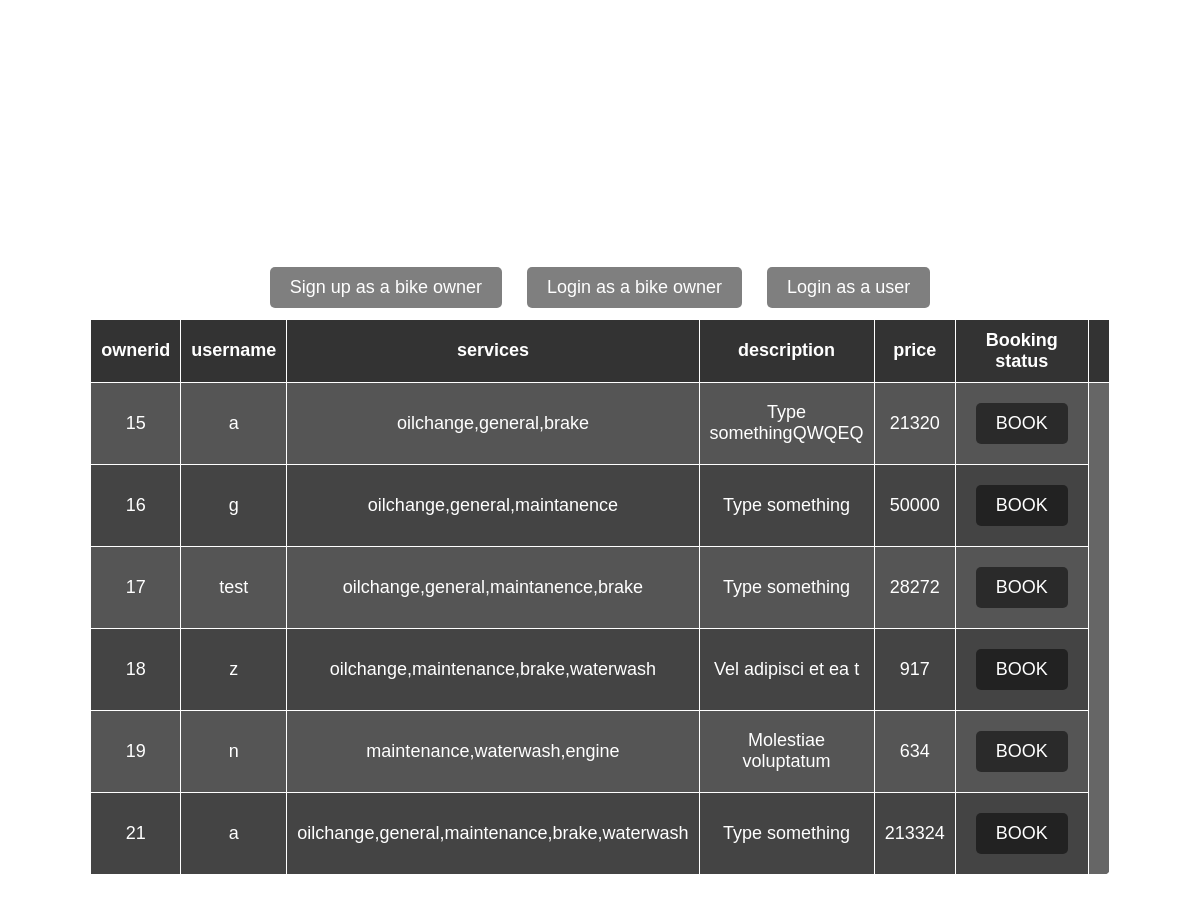
The page /homepage.php on the database its author committed.
### tables this page shows
CREATE TABLE `owners` (
  `ownerid` int(100) NOT NULL,
  `username` varchar(122) NOT NULL,
  `password` varchar(111) NOT NULL,
  `email` varchar(111) NOT NULL,
  `phonenumber` varchar(111) NOT NULL,
  `services` varchar(111) NOT NULL,
  `description` varchar(111) NOT NULL,
  `price` int(100) NOT NULL
);

### homepage.php (the view, shortened to what this page needs)
<!DOCTYPE html>
<html>
<head>
</head>
<body>
    <?php
    include('index.php');
    ?>
    <table>
        <tr>
            <th>ownerid</th>
            <th>username</th>
            <th>services</th>
            <th>description</th>
            <th>price</th>
            <th>Booking status</th>
            <th></th>
        </tr>
        <?php
        $con = mysqli_connect("localhost", "root", "", "bikeservice");
        $query = "SELECT * FROM `owners`";
        $result = mysqli_query($con, $query);
        while($fetch=mysqli_fetch_array($result)){
            echo "<tr>";
            echo "<td>" . $fetch['ownerid'] . "</td>";
            echo "<td>" . $fetch['username'] . "</td>";
            echo "<td>" . $fetch['services'] . "</td>";
            echo "<td>" . $fetch['description'] . "</td>";
            echo "<td>" . $fetch['price'] . "</td>";
            echo "<td><a href='users.php?id={$fetch['ownerid']}'>BOOK</a></td>";
            echo "</tr>";
        }
        ?>
    </table>
</body>
</html>

### index.php (shortened to what this page needs)
<!DOCTYPE html>
<html>
<head>
</head>
<body>
    <div class="links-container">
        <a href="owner.php">Sign up as a bike owner</a>
        <a href="login.php">Login as a bike owner</a>
        <a href="userstatus.php">Login as a user</a>
    </div>
</body>
</html>

### homepage.php (style rules this page uses)
body { background-image: url('images/bike_background.jpg'); background-size: cover; background-repeat: no-repeat; background-attachment: fixed; font-family: Arial, sans-serif; color: white; text-align: center; padding: 20px; }
table { width: 80%; margin: 0 auto; border-collapse: collapse; background-color: rgba(0, 0, 0, 0.6); border: 2px solid #fff; border-radius: 10px; }
th, td { padding: 10px; text-align: center; border: 1px solid #fff; }
th { background-color: #333; }
tr:nth-child(even) { background-color: #555; }
tr:nth-child(odd) { background-color: #444; }
a { text-decoration: none; color: #ff9900; }

### index.php (style rules this page uses)
body { background-image: url('images/bike.jpg'); background-size: cover; background-repeat: no-repeat; background-attachment: fixed; color: white; font-size: 18px; }
a { text-decoration: none; color: white; padding: 10px 20px; display: inline-block; margin: 10px; background-color: rgba(0, 0, 0, 0.5); border-radius: 5px; }
.links-container { text-align: center; margin-top: 20%; }

### rows shown on the page
owners: ownerid "15", username "a", services "oilchange,general,brake", description "Type somethingQWQEQ", price "21320"
owners: ownerid "16", username "g", services "oilchange,general,maintanence", description "Type something", price "50000"
owners: ownerid "17", username "test", services "oilchange,general,maintanence,brake", description "Type something", price "28272"
owners: ownerid "18", username "z", services "oilchange,maintenance,brake,waterwash", description "Vel adipisci et ea t", price "917"
owners: ownerid "19", username "n", services "maintenance,waterwash,engine", description "Molestiae voluptatum", price "634"
owners: ownerid "21", username "a", services "oilchange,general,maintenance,brake,waterwash", description "Type something", price "213324"
